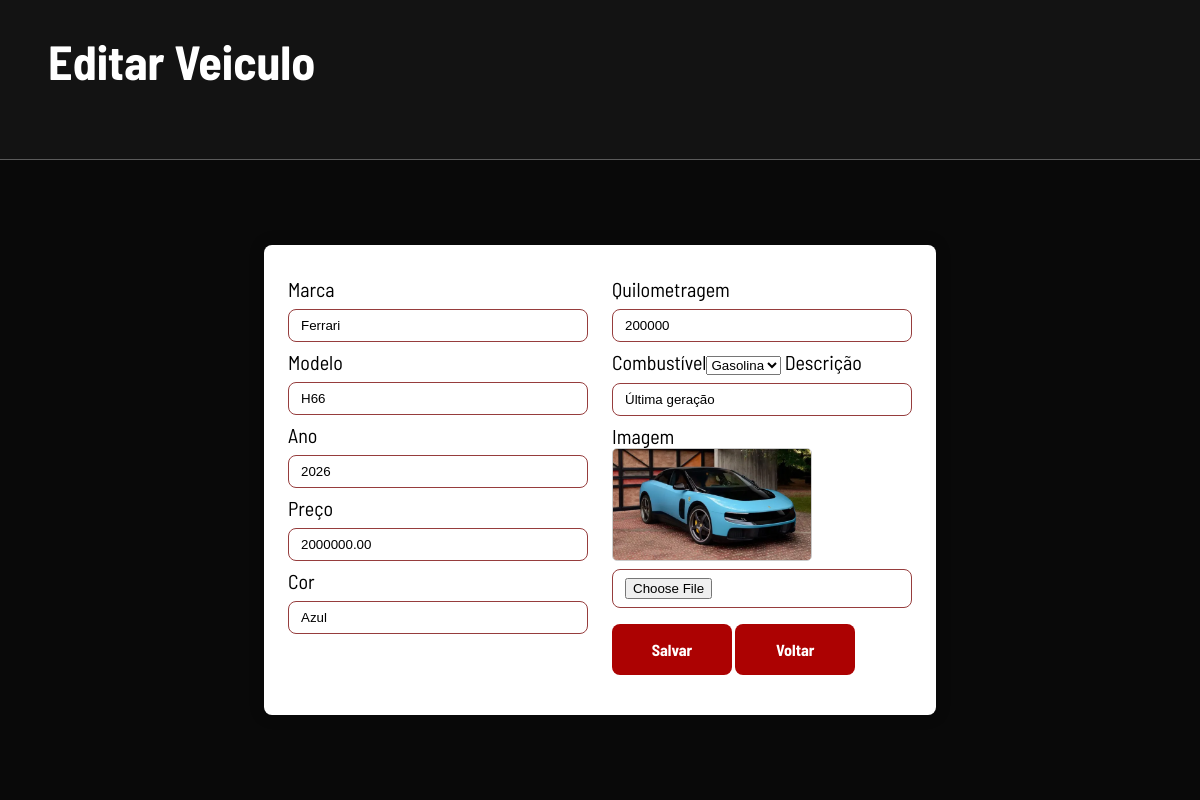
The page /php/salvar/Editar/EditarVeiculo.php?id=1 (signed in) on the database its author committed.
### tables this page shows
CREATE TABLE IF NOT EXISTS `carro` (
  `id_car` int NOT NULL AUTO_INCREMENT,
  `marca_car` varchar(100) NOT NULL,
  `modelo_car` varchar(100) NOT NULL,
  `ano_car` year NOT NULL,
  `cor_car` varchar(50) NOT NULL,
  `preco_car` decimal(10,2) NOT NULL,
  `quilometragem_car` int NOT NULL,
  `combustivel_car` varchar(30) NOT NULL,
  `descricao_car` varchar(700) NOT NULL,
  `foto_car` varchar(255) NOT NULL,
  `status_car` tinyint(1) DEFAULT '0',
  `data_car` date DEFAULT NULL,
  PRIMARY KEY (`id_car`)
);

### php/salvar/Editar/EditarVeiculo.php (the view, shortened to what this page needs)
<!DOCTYPE html>
<html lang="en">
<head>
    <link rel="stylesheet" href="../../../css/ADMnovoV.css">
    <link rel="stylesheet" href="../../../css/principal.css">
</head>
<body>
    <div id="meio">
        <h1>Editar Veiculo</h1>
    </div>
       <?php
    if(isset($_GET['id'])){
        require_once "../../salvar/Conexao.php";
        $id = $_GET['id'];
        $stmt = $sql->prepare("SELECT * FROM carro WHERE id_car = ?");
        $stmt->bind_param("i", $id);
        $stmt->execute();
        $result = $stmt->get_result();
        $carro = $result->fetch_assoc();
    ?>
        <div class="mei">
        <div id="cadastro">
    <form method="POST" action="../../salvar/Atualizar/AtualizarVeiculo.php" enctype="multipart/form-data">
        <div>
        <label for="Marca">Marca</label><input type="text" name="Marca" id="Marca"  value="<?php echo htmlspecialchars($carro['marca_car'], ENT_QUOTES, 'UTF-8'); ?>" maxlength="255" required>
        <label for="Modelo">Modelo</label><input type="text" name="Modelo" id="Modelo"  value="<?php echo htmlspecialchars($carro['modelo_car'], ENT_QUOTES, 'UTF-8'); ?>" maxlength="255" required>
        <label for="Ano">Ano</label><input type="text" name="Ano" id="Ano"  value="<?php echo htmlspecialchars($carro['ano_car'], ENT_QUOTES, 'UTF-8'); ?>" maxlength="4" required>
        <label for="Preco">Preço</label><input type="text" name="Preco" id="Preco"  value="<?php echo htmlspecialchars($carro['preco_car'], ENT_QUOTES, 'UTF-8'); ?>" maxlength="20" required>
        <label for="Cor">Cor</label><input type="text" name="Cor" id="Cor"  value="<?php echo htmlspecialchars($carro['cor_car'], ENT_QUOTES, 'UTF-8'); ?>" maxlength="20" required>
        </div>
        <div>
        <label for="Quilometragem">Quilometragem</label><input type="text" name="Quilometragem" id="Quilometragem"  value="<?php echo htmlspecialchars($carro['quilometragem_car'], ENT_QUOTES, 'UTF-8'); ?>" maxlength="20" required>
        <label for="Combustivel">Combustível</label><select name="Combustivel" id="Combustivel" value="<?php echo htmlspecialchars($carro['combustivel_car'], ENT_QUOTES, 'UTF-8'); ?>" required>
            <option value="<?php echo htmlspecialchars($carro['combustivel_car'], ENT_QUOTES, 'UTF-8'); ?>" style="font-weight: bold; color: #ffffff; background-color: #ff0000;"><?php echo htmlspecialchars($carro['combustivel_car'], ENT_QUOTES, 'UTF-8'); ?></option>
        </select>
        <label for="Descricao">Descrição</label><input type="text" name="Descricao" id="Descricao"  value="<?php echo htmlspecialchars($carro['descricao_car'], ENT_QUOTES, 'UTF-8'); ?>" maxlength="20" required>
        <div>
            <label for="Imagem">Imagem</label>
            <img id="preview-imagem" src="<?php echo !empty($carro['foto_car']) ? htmlspecialchars($carro['foto_car'], ENT_QUOTES, 'UTF-8') : '#'; ?>" alt="Pré-visualização da imagem" style="max-width: 200px; <?php echo empty($carro['foto_car']) ? 'display: none;' : 'display: block;'; ?> border-radius: 5px; border: 1px solid #ccc;" />
            <input type="file" name="Imagem" id="Imagem"  maxlength="20">
        </div>
        <input type="button" id="Cadastrar" class="btn" value="Salvar" onclick="return confirm('Tem certeza que deseja salvar as alterações?') ? validarVeiculo() : false;">
        <button type="button" class="btn" onclick="window.location.href='../../admin/Veiculos.php'">Voltar</button>
        </div>
    </form>
        </div>
        </div>
    <?php }else{ ?>
        <p>Veículo não encontrado.</p>
    <?php } ?>
</body>
</html>

### css/ADMnovoV.css (style rules this page uses)
#meio { background-color: rgb(19, 19, 19); height: 20vh; width: 100%; color: white; padding: 4vh 1vw 1vh 4vw; border-bottom: 1px solid rgba(128, 128, 128, 0.655); }
#meio h1 { font-size: 3rem; }
.mei { background-color: rgb(9, 9, 9); display: flex; justify-content: center; align-items: center; height: 80vh; margin: 0; }
#cadastro { background-color: #ffffff; padding: 3vh 2vw; border-radius: 1vh; box-shadow: 0 0 2vh rgba(0, 0, 0, 0.2); width: 56vw; display: flex; flex-direction: row; }
#cadastro input { width: 25vw; padding: 1vh 1vw; margin: 1vh 0; border: 0.1vh solid #963d3d; border-radius: 1vh; }
#cadastro button { width: 10vw; padding: 2vh 1vw; background-color: rgb(172, 2, 2); color: white; border: none; border-radius: 1vh; cursor: pointer; font-size: 2vh; }
#cadastro .btn { width: 10vw; padding: 2vh 1vw; background-color: rgb(172, 2, 2); color: white; border: none; border-radius: 1vh; cursor: pointer; font-size: 2vh; }
#cadastro label { color: rgb(0, 0, 0); font-size: 2.5vh; }
form { display: flex; flex-direction: row; padding: 1vh 0vw 1vh 0vw; gap: 2vw; }

### css/principal.css (style rules this page uses)
h1 { font-family: Barlow-Bold; }
label { font-family: Barlow; }
* { margin: 0; padding: 0; box-sizing: border-box; font-weight: normal; }
body { display: flex; flex-direction: column; min-height: 100vh; width: 100vw; overflow-x: hidden; background-color: rgb(9, 9, 9); color: white; font-family: Barlow; }
.btn { border: 4px solid rgb(223, 25, 25); background-color: rgb(223, 25, 25); color: white; font-family: Barlow-Bold; font-size: 1.5rem; }

### rows shown on the page
carro: Marca "Ferrari", Modelo "H66", Ano "2026", Preco "2000000.00", Cor "Azul", Quilometragem "200000", Combustivel "Gasolina", Descricao "Última geração", foto_car (picture)
